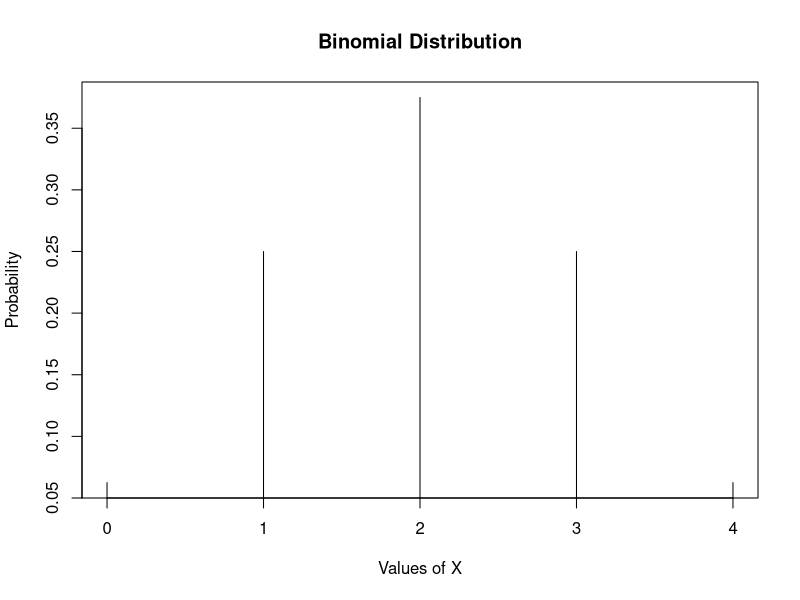
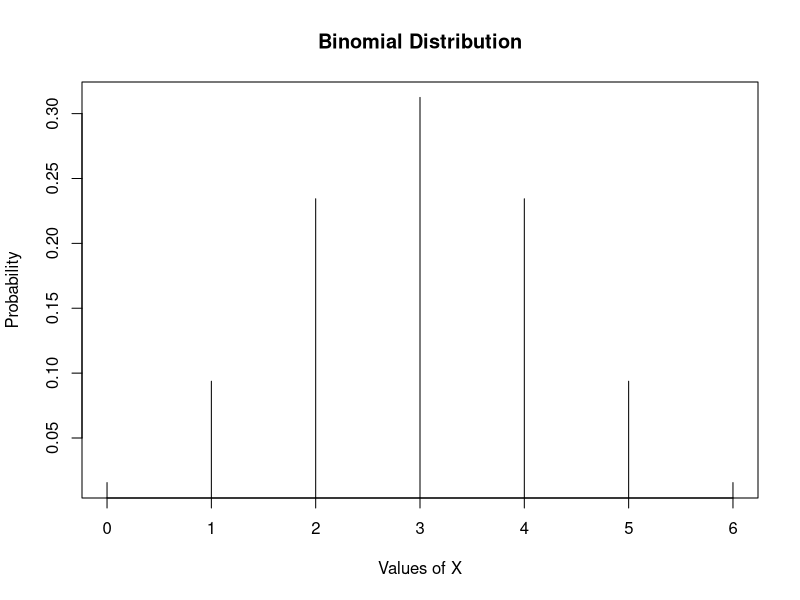
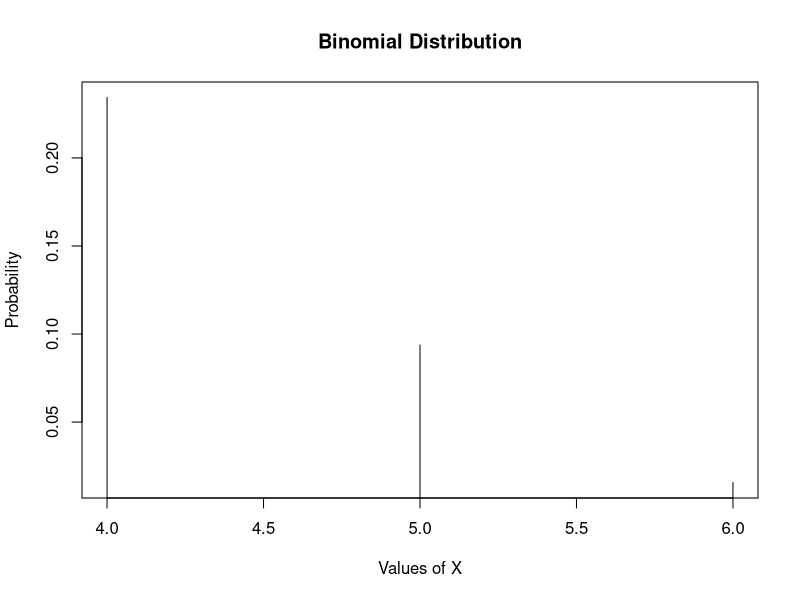
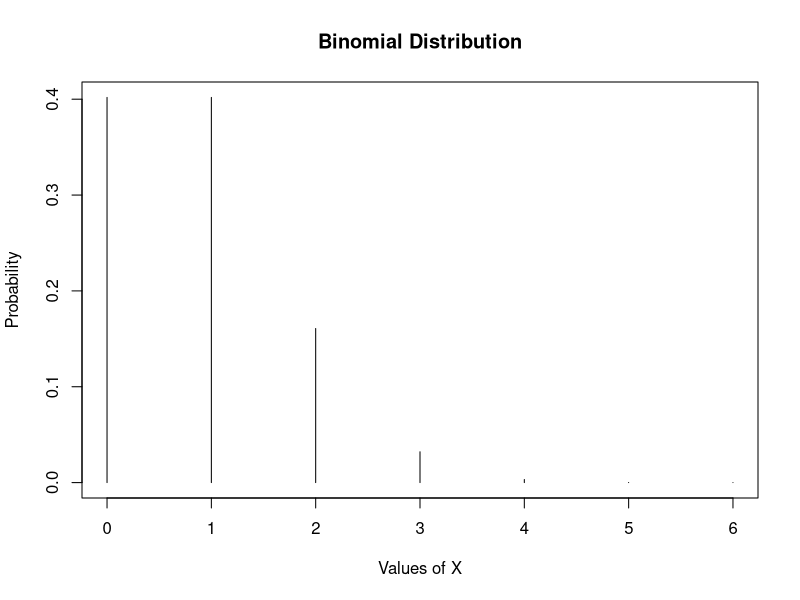
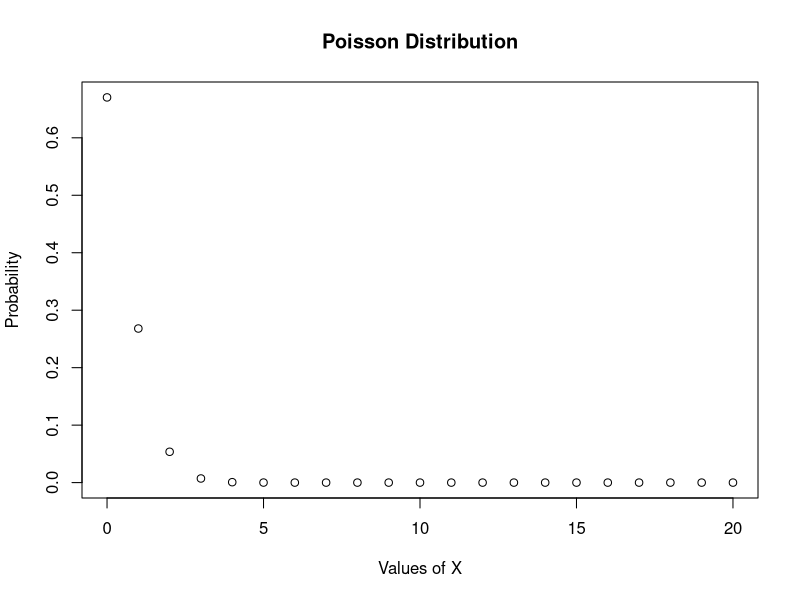

The R source for these figures, in order:
## ---- chunk 1
    n = 4
    p = 0.5
    dbinom(2, n, p)
    sum(dbinom(2:4,n,p))
    pbinom(2,n,p)
## ---- chunk 2
x= 0:n
px = dbinom(x, n, p)
Ex = weighted.mean(x, px)
Varx = weighted.mean(x*x, px) - Ex^2
## ---- chunk 3
plot(x, px, type = "h",
xlab = "Values of X",
ylab = "Probability",
main = "Binomial Distribution")
## ---- chunk 4
# COIN problem

n = 6
p = 0.5
dbinom(2, size = n, prob = p) # exactly 2 heads 

# Plotting above

x = 0:6
px = dbinom(x, n, p)
plot(x, px, type = "h",
xlab = "Values of X",
ylab = "Probability",
main = "Binomial Distribution")
## ---- chunk 5
sum(dbinom(4:6,n,p)) # atleast 4 heads

# Plotting above

x = 4:6
px = dbinom(x, n, p)
plot(x, px, type = "h",
xlab = "Values of X",
ylab = "Probability",
main = "Binomial Distribution")
## ---- chunk 6
# DICE problem

n = 5
p = 1/6

dbinom(0, n, p) # appears 0 time
dbinom(1, n, p) # appears 1 time
dbinom(2, n, p) # appears 2 times
dbinom(3, n, p) # appears 3 times
dbinom(4, n, p) # appears 4 times
dbinom(5, n, p) # appears 5 times
sum(dbinom(3:n, n, p)) # appears atleast 3 times
sum(dbinom(0:4, n, p)) #atmost 4 times

# Plotting above

x = 0:6
px = dbinom(x, n, p)
plot(x, px, type = "h",
xlab = "Values of X",
ylab = "Probability",
main = "Binomial Distribution")
## ---- chunk 7

## ---- chunk 8
m = 20 # Number of 
ps = 0.02
lambda = m*ps

# Probabilities
dpois(2, lambda)
sum(dpois(2:m, lambda))
sum(dpois(0:2, lambda))

# Expectation and Variance
x1 = 0:m
px1 = dpois(x1, lambda)
Ex1 = weighted.mean(x1, px1)
Varx1 = weighted.mean(x1*x1, px1) - Ex1^2

# Plotting above

plot(x1, px1, type = 'p', xlab = "Values of X",
ylab = "Probability",
main = "Poisson Distribution")
## ---- chunk 9
lambda = 0.72

dpois(0, lambda)
dpois(1, lambda)
dpois(2, lambda)
dpois(3, lambda)

## ---- chunk 10
m = 2000
ps = 0.001
lambda = m*ps

dpois(3, lambda) # exactly 3
sum(dpois(2:m, lambda)) # more than 2000
